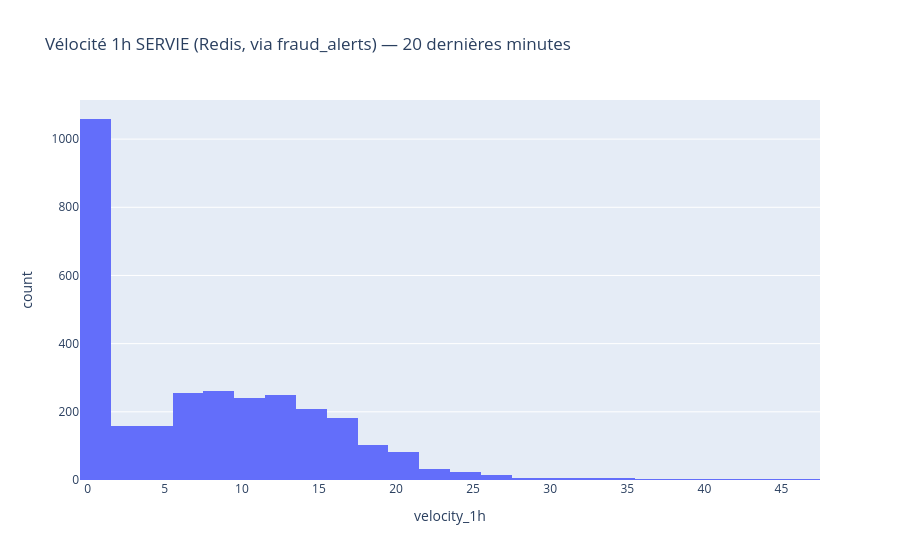

Here is the notebook cell this chart was saved with:
### Markdown cell above
## 3. Distribution des features — entraînement vs service

Le modèle est entraîné sur des features recalculées en SQL (vélocité par
sous-requête corrélée, cf. `ml/train_fraud_model.py::extract_training_data`)
mais servies en production depuis Redis
(`producers/flink_like_job.py::score_transaction`). Si les deux
distributions divergent (« train/serve skew »), le modèle voit en
production des valeurs qu'il n'a jamais vues à l'entraînement — c'est la
cause racine de l'incident du 2026-09-15 (vélocité Redis doublée par un bug
de double-scoring, cf. §4.3).

### Code cell
sys.path.insert(0, str(PROJECT_ROOT))
from ml.features import build_feature_vector, FEATURE_NAMES

# Vélocité "vérité" recalculée en SQL sur les transactions des 20 dernières minutes
# (même requête que extract_current_window() dans ml/train_fraud_model.py,
# reprise ici pour ne pas dépendre d'un import qui exécute tout le module).
served = pg_query('''
    SELECT t.txn_id, t.customer_id, t.amount, t.created_at, t.ip_country, t.device_type,
           t.fraud_score, t.velocity_1h AS served_v1h, t.velocity_24h AS served_v24h
    FROM transactions t
    WHERE t.created_at > NOW() - INTERVAL '20 minutes' AND t.fraud_score IS NOT NULL
''') if False else None
# velocity_1h/24h ne sont pas persistées dans `transactions` (seulement dans
# fraud_alerts/ml_features Mongo) — on les récupère depuis fraud_alerts pour
# les transactions review/block, seul sous-ensemble où elles sont écrites.
served_docs = list(mongo_db.fraud_alerts.find(
    {"created_at": {"$gt": datetime.now(timezone.utc) - timedelta(minutes=20)}},
    {"txn_id": 1, "velocity_1h": 1, "velocity_24h": 1, "customer_id": 1, "created_at": 1, "_id": 0},
))
served_v = pd.DataFrame(served_docs)
if len(served_v):
    fig = px.histogram(served_v, x="velocity_1h", nbins=40,
                        title="Vélocité 1h SERVIE (Redis, via fraud_alerts) — 20 dernières minutes")
    fig.show()
    print(served_v[["velocity_1h", "velocity_24h"]].describe())
else:
    print("Pas assez d'alertes récentes pour tracer la distribution — relancer plus tard.")

### Figure 1 — Plotly figure (JSON) as saved in the notebook; plotly's stock layout.template omitted (floating-point values rounded to 4 significant figures; data arrays with more than 128 entries replaced by an {"elided": "..."} marker saying what was removed)
{"data": [{"alignmentgroup": "True", "bingroup": "x", "hovertemplate": "velocity_1h=%{x}<br>count=%{y}<extra></extra>", "legendgroup": "", "marker": {"color": "#636efa", "pattern": {"shape": ""}}, "name": "", "nbinsx": 40, "offsetgroup": "", "orientation": "v", "showlegend": false, "type": "histogram", "x": {"elided": "3063 int values"}, "xaxis": "x", "yaxis": "y"}], "layout": {"barmode": "relative", "legend": {"tracegroupgap": 0}, "title": {"text": "Vélocité 1h SERVIE (Redis, via fraud_alerts) — 20 dernières minutes"}, "xaxis": {"anchor": "y", "domain": [0.0, 1.0], "title": {"text": "velocity_1h"}}, "yaxis": {"anchor": "x", "domain": [0.0, 1.0], "title": {"text": "count"}}}}
